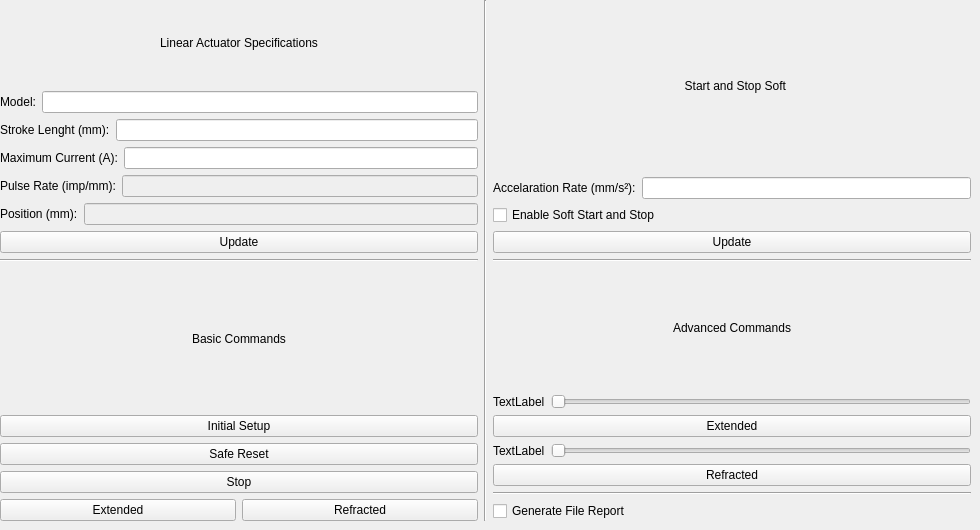
    <widget class="QWidget" name="channel2">
     <property name="styleSheet">
      <string notr="true">Channel 2</string>
     </property>
     <attribute name="title">
      <string>Channel 2</string>
     </attribute>
     <widget class="QWidget" name="gridLayoutWidget_7">
      <property name="geometry">
       <rect>
        <x>0</x>
        <y>0</y>
        <width>971</width>
        <height>521</height>
       </rect>
      </property>
      <layout class="QGridLayout" name="gridLayout_channel2">
       <item row="2" column="0">
        <layout class="QVBoxLayout" name="verticalLayoutBasicCommands_channel2">
         <item>
          <widget class="QLabel" name="labelBasicCommands_channel2">
           <property name="text">
            <string>Basic Commands</string>
           </property>
           <property name="alignment">
            <set>Qt::AlignCenter</set>
           </property>
          </widget>
         </item>
         <item>
          <widget class="QPushButton" name="pushButtonInitialSetup_channel2">
           <property name="text">
            <string>Initial Setup</string>
           </property>
          </widget>
         </item>
         <item>
          <widget class="QPushButton" name="pushButtonSafeReset_channel2">
           <property name="text">
            <string>Safe Reset</string>
           </property>
          </widget>
         </item>
         <item>
          <widget class="QPushButton" name="pushButtonStop_channel2">
           <property name="text">
            <string>Stop</string>
           </property>
          </widget>
         </item>
         <item>
          <layout class="QHBoxLayout" name="horizontalLayoutBasicControl_channel2">
           <item>
            <widget class="QPushButton" name="pushButtonBasicExtended_channel2">
             <property name="text">
              <string>Extended</string>
             </property>
            </widget>
           </item>
           <item>
            <widget class="QPushButton" name="pushButtonBasicRefracted_channel2">
             <property name="text">
              <string>Refracted</string>
             </property>
            </widget>
           </item>
          </layout>
         </item>
        </layout>
       </item>
       <item row="0" column="3">
        <layout class="QVBoxLayout" name="verticalLayoutStartStopSoft_channel2">
         <item>
          <layout class="QVBoxLayout" name="verticalLayoutStartStopSoft2_channel2">
           <item>
            <widget class="QLabel" name="labelStartStopSoft_channel2">
             <property name="text">
              <string>  Start and Stop Soft</string>
             </property>
             <property name="alignment">
              <set>Qt::AlignCenter</set>
             </property>
            </widget>
           </item>
           <item>
            <layout class="QVBoxLayout" name="verticalLayoutStartStopSoft3_channel2">
             <item>
              <layout class="QHBoxLayout" name="horizontalLayoutAccelarationRate_channel2">
               <item>
                <widget class="QLabel" name="labelAccelarationRate_channel2">
                 <property name="text">
                  <string>Accelaration Rate (mm/s²):</string>
                 </property>
                </widget>
               </item>
               <item>
                <widget class="QLineEdit" name="lineEditAccelarationRate_channel2"/>
               </item>
              </layout>
             </item>
             <item>
              <layout class="QHBoxLayout" name="horizontalLayoutSpace_channel2">
               <item>
                <widget class="QCheckBox" name="checkBoxPwm_channel2">
                 <property name="text">
                  <string>Enable Soft Start and Stop</string>
                 </property>
                </widget>
               </item>
              </layout>
             </item>
            </layout>
           </item>
          </layout>
         </item>
         <item>
          <widget class="QPushButton" name="pushButtonUpdateStartStopSoft_channel2">
           <property name="text">
            <string>Update</string>
           </property>
          </widget>
         </item>
        </layout>
       </item>
       <item row="1" column="0">
        <widget class="Line" name="line_19">
         <property name="orientation">
          <enum>Qt::Horizontal</enum>
         </property>
        </widget>
       </item>
       <item row="1" column="3">
        <widget class="Line" name="line_20">
         <property name="orientation">
          <enum>Qt::Horizontal</enum>
         </property>
        </widget>
       </item>
       <item row="0" column="0">
        <layout class="QVBoxLayout" name="verticalLayoutLinearActuatorSpecifications_channel2">
         <item>
          <layout class="QVBoxLayout" name="verticalLayoutLinearActuator_channel2">
           <item>
            <widget class="QLabel" name="labelLinearActuatorSpecifications2">
             <property name="text">
              <string>Linear Actuator Specifications</string>
             </property>
             <property name="alignment">
              <set>Qt::AlignCenter</set>
             </property>
            </widget>
           </item>
           <item>
            <layout class="QVBoxLayout" name="verticalLayoutSpecifications_channel2">
             <item>
              <layout class="QHBoxLayout" name="horizontalLayoutModel_channel2">
               <item>
                <widget class="QLabel" name="labelModel_channel2">
                 <property name="text">
                  <string>Model:</string>
                 </property>
                </widget>
               </item>
               <item>
                <widget class="QLineEdit" name="lineEditModel_channel2"/>
               </item>
              </layout>
             </item>
             <item>
              <layout class="QHBoxLayout" name="horizontalLayoutStrokeLenght_channel2">
               <item>
                <widget class="QLabel" name="labelStrokeLenght_channel2">
                 <property name="text">
                  <string>Stroke Lenght (mm):</string>
                 </property>
                </widget>
               </item>
               <item>
                <widget class="QLineEdit" name="lineEditStrokeLenght_channel2"/>
               </item>
              </layout>
             </item>
             <item>
              <layout class="QHBoxLayout" name="horizontalMaxCurrent_channel2">
               <item>
                <widget class="QLabel" name="labelMaxCurrent_channel2">
                 <property name="text">
                  <string>Maximum Current (A):</string>
                 </property>
                </widget>
               </item>
               <item>
                <widget class="QLineEdit" name="lineEditMaxCurrent_channel2"/>
               </item>
              </layout>
             </item>
             <item>
              <layout class="QHBoxLayout" name="horizontalLayoutPulseRate_channel2">
               <item>
                <widget class="QLabel" name="labelPulseRate_channel2">
                 <property name="text">
                  <string>Pulse Rate (imp/mm):</string>
                 </property>
                </widget>
               </item>
               <item>
                <widget class="QLineEdit" name="linePulseRate_channel2">
                 <property name="enabled">
                  <bool>false</bool>
                 </property>
                </widget>
               </item>
              </layout>
             </item>
             <item>
              <layout class="QHBoxLayout" name="horizontalLayoutPosition_channel2">
               <item>
                <widget class="QLabel" name="labelPosition_channel2">
                 <property name="text">
                  <string>Position (mm):</string>
                 </property>
                </widget>
               </item>
               <item>
                <widget class="QLineEdit" name="linePosition_channel2">
                 <property name="enabled">
                  <bool>false</bool>
                 </property>
                </widget>
               </item>
              </layout>
             </item>
            </layout>
           </item>
          </layout>
         </item>
         <item>
          <widget class="QPushButton" name="pushButtonUpdateLinearActuatorSpecifications_channel2">
           <property name="text">
            <string>Update</string>
           </property>
          </widget>
         </item>
        </layout>
       </item>
       <item row="0" column="1" rowspan="3">
        <widget class="Line" name="line_21">
         <property name="orientation">
          <enum>Qt::Vertical</enum>
         </property>
        </widget>
       </item>
       <item row="2" column="3">
        <layout class="QVBoxLayout" name="verticalLayoutAdvancedCommands_channel2">
         <item>
          <widget class="QLabel" name="labelAdvancedCommands_channel2">
           <property name="text">
            <string>Advanced Commands</string>
           </property>
           <property name="alignment">
            <set>Qt::AlignCenter</set>
           </property>
          </widget>
         </item>
         <item>
          <layout class="QHBoxLayout" name="horizontalLayoutAdvancedExtended_channel2">
           <item>
            <widget class="QLabel" name="labelExtendedAdvanced_channel2">
             <property name="text">
              <string>TextLabel</string>
             </property>
            </widget>
           </item>
           <item>
            <widget class="QSlider" name="horizontalSliderExtended_channel2">
             <property name="orientation">
              <enum>Qt::Horizontal</enum>
             </property>
            </widget>
           </item>
          </layout>
         </item>
         <item>
          <widget class="QPushButton" name="pushButtonExtended_channel2">
           <property name="text">
            <string>Extended</string>
           </property>
          </widget>
         </item>
         <item>
          <layout class="QHBoxLayout" name="horizontalLayoutAdvanceddRefracted_channel2">
           <item>
            <widget class="QLabel" name="labelRefractedAdvanced_channel2">
             <property name="text">
              <string>TextLabel</string>
             </property>
            </widget>
           </item>
           <item>
            <widget class="QSlider" name="horizontalSliderRefracted_channel2">
             <property name="orientation">
              <enum>Qt::Horizontal</enum>
             </property>
            </widget>
           </item>
          </layout>
         </item>
         <item>
          <widget class="QPushButton" name="pushButtonRefracted_channel2">
           <property name="text">
            <string>Refracted</string>
           </property>
          </widget>
         </item>
         <item>
          <widget class="Line" name="line_4">
           <property name="orientation">
            <enum>Qt::Horizontal</enum>
           </property>
          </widget>
         </item>
         <item>
          <widget class="QCheckBox" name="checkBoxFileReport_channel2">
           <property name="text">
            <string>Generate File Report</string>
           </property>
          </widget>
         </item>
        </layout>
       </item>
      </layout>
     </widget>
    </widget>
